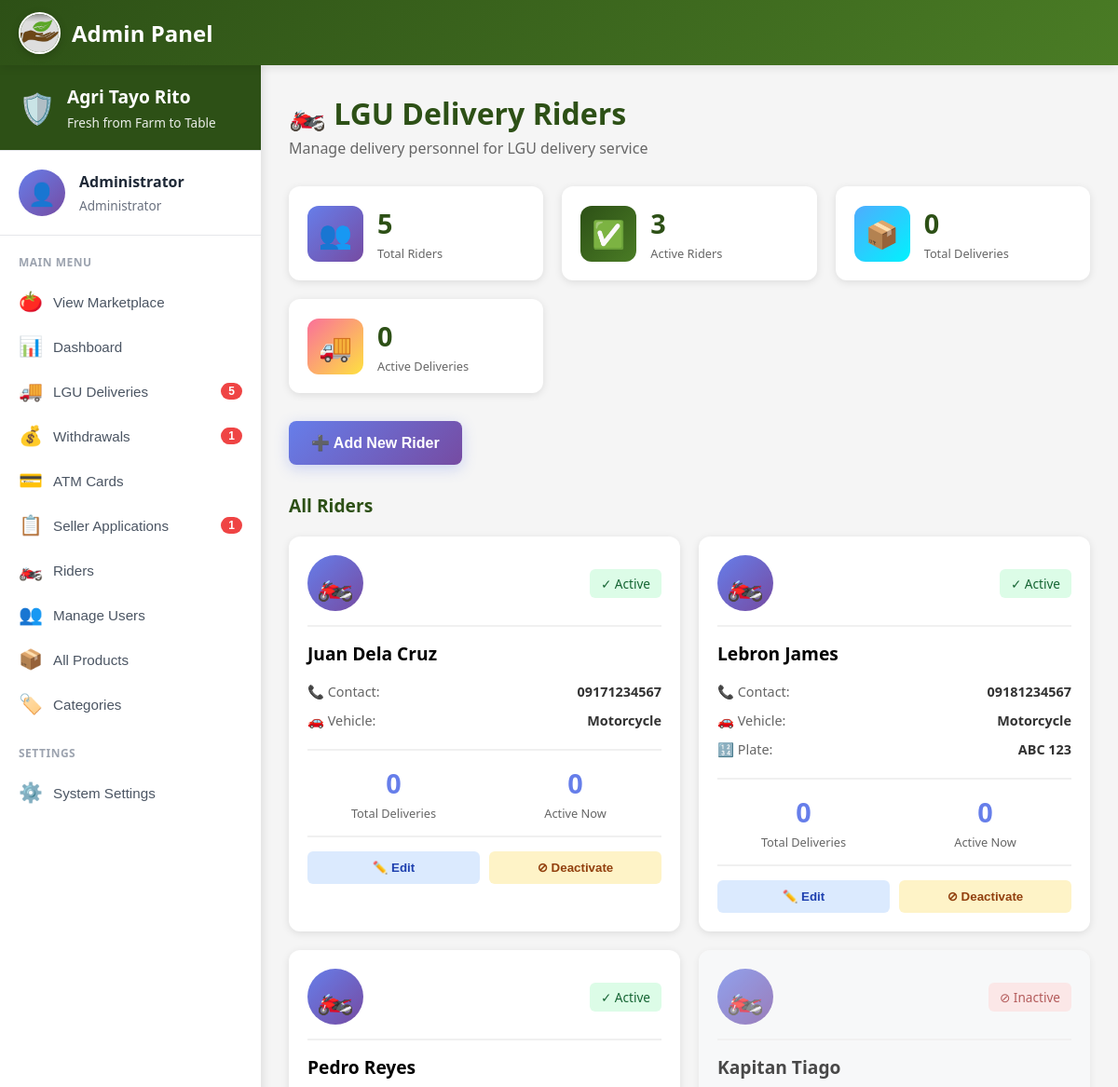
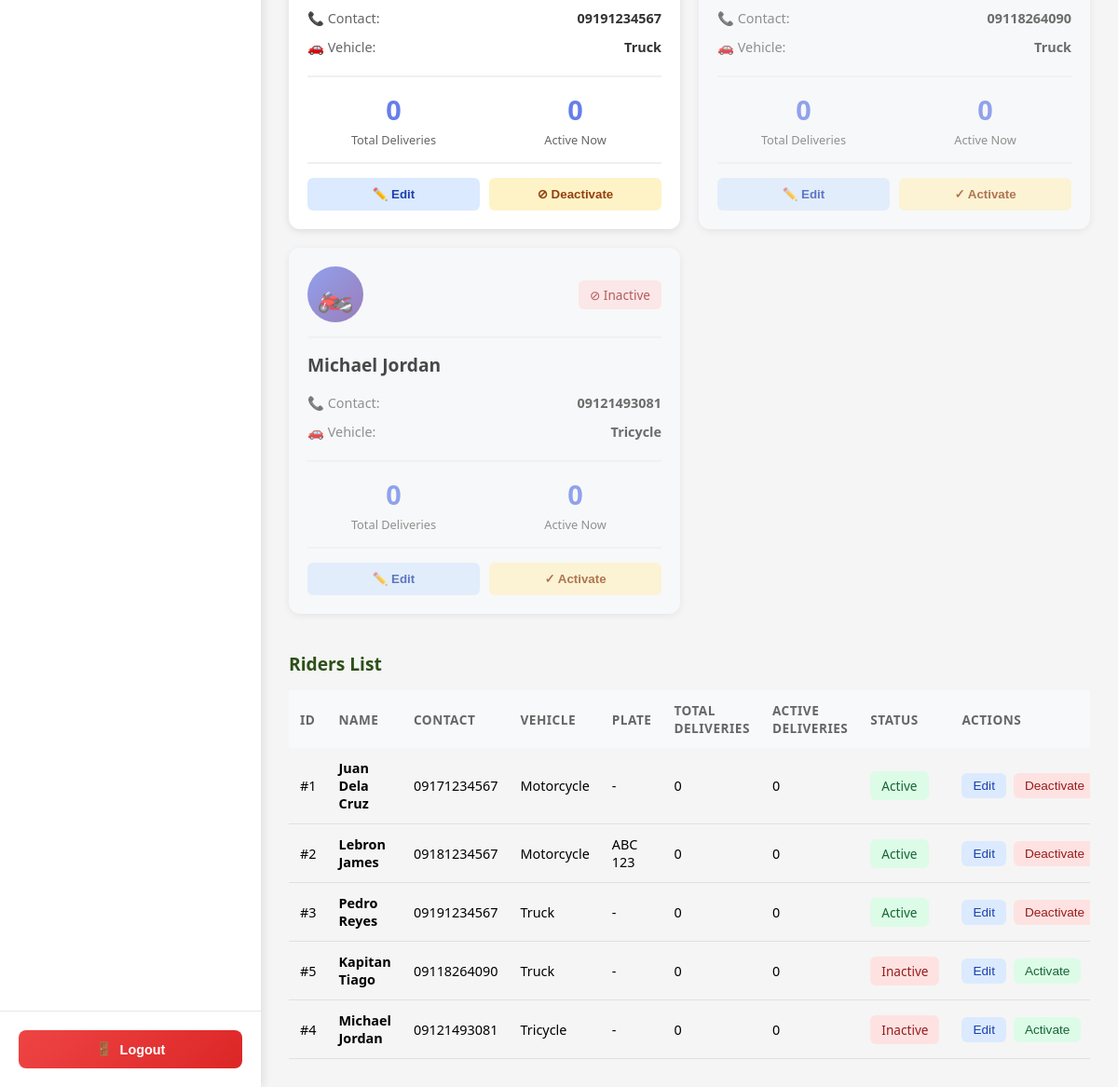
The page /public/profile/admin/riders (signed in) on the database its author committed (2 pictures, top to bottom).
### tables this page shows
CREATE TABLE `delivery_riders` (
  `riderID` int(11) NOT NULL,
  `rider_name` varchar(200) NOT NULL,
  `contact_number` varchar(20) NOT NULL,
  `vehicle_type` varchar(50) DEFAULT NULL,
  `vehicle_plate` varchar(20) DEFAULT NULL,
  `is_active` tinyint(1) DEFAULT 1,
  `total_deliveries` int(11) DEFAULT 0,
  `created_at` timestamp NOT NULL DEFAULT current_timestamp(),
  `updated_at` timestamp NOT NULL DEFAULT current_timestamp() ON UPDATE current_timestamp()
);

### app/views/profile/admin/riders.php (the view, shortened to what this page needs)
<?php
$db = new Database();
$conn = $db->connect();
$query = "SELECT * FROM delivery_riders ORDER BY is_active DESC, rider_name ASC";
$stmt = $conn->query($query);
$allRiders = $stmt->fetchAll(PDO::FETCH_ASSOC);
$activeRiders = count(array_filter($allRiders, fn($r) => $r['is_active'] == 1));
$totalDeliveries = array_sum(array_column($allRiders, 'total_deliveries'));
$assignedQuery = "SELECT dr.riderID, COUNT(o.orderID) as active_deliveries
                  FROM delivery_riders dr
                  LEFT JOIN orders o ON dr.riderID = o.assigned_rider_id
                    AND o.lgu_delivery_status IN ('picked_up', 'in_transit')
                  GROUP BY dr.riderID";
$assignedStmt = $conn->query($assignedQuery);
$assignments = [];
while ($row = $assignedStmt->fetch(PDO::FETCH_ASSOC)) {
    $assignments[$row['riderID']] = $row['active_deliveries'];
}
?>
<!DOCTYPE html>
<html lang="en">
<head>
    <link rel="stylesheet" href="<?php echo BASE_URL; ?>css/responsive.css">
    <link rel="stylesheet" href="<?php echo BASE_URL; ?>css/admin/dashboard.css">
</head>
<body>
    <?php
    require_once __DIR__ . '/admin-nav.php';
    ?>
    <main class="main-content">
        <div class="page-header">
            <h1 class="page-title">🏍️ LGU Delivery Riders</h1>
            <p class="page-subtitle">Manage delivery personnel for LGU delivery service</p>
        </div>
        <section class="stats-section">
            <div class="stat-card">
                <div class="stat-icon" style="background: linear-gradient(135deg, #667eea 0%, #764ba2 100%);">👥</div>
                <div class="stat-info">
                    <h3 class="stat-value"><?php echo count($allRiders); ?></h3>
                    <p class="stat-label">Total Riders</p>
                </div>
            </div>
            <div class="stat-card">
                <div class="stat-icon" style="background: linear-gradient(135deg, #2d5016 0%, #4a7c25 100%);">✅</div>
                <div class="stat-info">
                    <h3 class="stat-value"><?php echo $activeRiders; ?></h3>
                    <p class="stat-label">Active Riders</p>
                </div>
            </div>
            <div class="stat-card">
                <div class="stat-icon" style="background: linear-gradient(135deg, #4facfe 0%, #00f2fe 100%);">📦</div>
                <div class="stat-info">
                    <h3 class="stat-value"><?php echo number_format($totalDeliveries); ?></h3>
                    <p class="stat-label">Total Deliveries</p>
                </div>
            </div>
            <div class="stat-card">
                <div class="stat-icon" style="background: linear-gradient(135deg, #fa709a 0%, #fee140 100%);">🚚</div>
                <div class="stat-info">
                    <h3 class="stat-value"><?php echo array_sum($assignments); ?></h3>
                    <p class="stat-label">Active Deliveries</p>
                </div>
            </div>
        </section>
        <section class="action-section">
            <button onclick="showAddModal()" class="btn-add-rider">
                ➕ Add New Rider
            </button>
        </section>
        <section class="riders-section">
            <div class="section-header">
                <h2 class="section-title">All Riders</h2>
            </div>
            <div class="riders-grid">
                <?php foreach ($allRiders as $rider): ?>
                <div class="rider-card <?php echo $rider['is_active'] ? '' : 'inactive'; ?>">
                    <div class="rider-header">
                        <div class="rider-avatar">🏍️</div>
                        <div class="rider-status">
                            <?php if ($rider['is_active']): ?>
                                <span class="status-badge active">✓ Active</span>
                            <?php else: ?>
                                <span class="status-badge inactive">⊘ Inactive</span>
                            <?php endif; ?>
                        </div>
                    </div>
                    <div class="rider-info">
                        <h3><?php echo htmlspecialchars($rider['rider_name']); ?></h3>
                        <div class="info-row">
                            <span class="label">📞 Contact:</span>
                            <span class="value"><?php echo htmlspecialchars($rider['contact_number']); ?></span>
                        </div>
                        <div class="info-row">
                            <span class="label">🚗 Vehicle:</span>
                            <span class="value"><?php echo htmlspecialchars($rider['vehicle_type']); ?></span>
                        </div>
                        <?php if ($rider['vehicle_plate']): ?>
                        <div class="info-row">
                            <span class="label">🔢 Plate:</span>
                            <span class="value"><?php echo htmlspecialchars($rider['vehicle_plate']); ?></span>
                        </div>
                        <?php endif; ?>
                    </div>
                    <div class="rider-stats">
                        <div class="stat-item">
                            <span class="stat-number"><?php echo $rider['total_deliveries']; ?></span>
                            <span class="stat-label">Total Deliveries</span>
                        </div>
                        <div class="stat-item">
                            <span class="stat-number"><?php echo $assignments[$rider['riderID']] ?? 0; ?></span>
                            <span class="stat-label">Active Now</span>
                        </div>
                    </div>
                    <div class="rider-actions">
                        <button onclick="showEditModal(<?php echo htmlspecialchars(json_encode($rider)); ?>)"
                                class="btn-edit">✏️ Edit</button>
                        <button onclick="toggleRiderStatus(<?php echo $rider['riderID']; ?>, <?php echo $rider['is_active']; ?>, '<?php echo htmlspecialchars($rider['rider_name']); ?>')"
                                class="btn-toggle">
                            <?php echo $rider['is_active'] ? '⊘ Deactivate' : '✓ Activate'; ?>
                        </button>
                    </div>
                </div>
                <?php endforeach; ?>
            </div>
        </section>
        <section class="table-section">
            <div class="section-header">
                <h2 class="section-title">Riders List</h2>
            </div>
            <div class="table-container">
                <table class="data-table">
                    <thead>
                        <tr>
                            <th>ID</th>
                            <th>Name</th>
                            <th>Contact</th>
                            <th>Vehicle</th>
                            <th>Plate</th>
                            <th>Total Deliveries</th>
                            <th>Active Deliveries</th>
                            <th>Status</th>
                            <th>Actions</th>
                        </tr>
                    </thead>
                    <tbody>
                        <?php foreach ($allRiders as $rider): ?>
                        <tr>
                            <td>#<?php echo $rider['riderID']; ?></td>
                            <td><strong><?php echo htmlspecialchars($rider['rider_name']); ?></strong></td>
                            <td><?php echo htmlspecialchars($rider['contact_number']); ?></td>
                            <td><?php echo htmlspecialchars($rider['vehicle_type']); ?></td>
                            <td><?php echo $rider['vehicle_plate'] ? htmlspecialchars($rider['vehicle_plate']) : '-'; ?></td>
                            <td><?php echo $rider['total_deliveries']; ?></td>
                            <td><?php echo $assignments[$rider['riderID']] ?? 0; ?></td>
                            <td>
                                <?php if ($rider['is_active']): ?>
                                    <span class="status-badge active">Active</span>
                                <?php else: ?>
                                    <span class="status-badge inactive">Inactive</span>
                                <?php endif; ?>
                            </td>
                            <td>
                                <div class="table-actions">
                                    <button onclick="showEditModal(<?php echo htmlspecialchars(json_encode($rider)); ?>)"
                                            class="btn-action btn-edit-sm">Edit</button>
                                    <button onclick="toggleRiderStatus(<?php echo $rider['riderID']; ?>, <?php echo $rider['is_active']; ?>, '<?php echo htmlspecialchars($rider['rider_name']); ?>')"
                                            class="btn-action <?php echo $rider['is_active'] ? 'btn-deactivate-sm' : 'btn-activate-sm'; ?>">
                                        <?php echo $rider['is_active'] ? 'Deactivate' : 'Activate'; ?>
                                    </button>
                                </div>
                            </td>
                        </tr>
                        <?php endforeach; ?>
                    </tbody>
                </table>
            </div>
        </section>
    </main>
</body>
</html>

### public/css/admin/dashboard.css (style rules this page uses)
* { margin: 0; padding: 0; box-sizing: border-box; }
body { font-family: 'Segoe UI', Tahoma, Geneva, Verdana, sans-serif; background: #f5f5f5; }
.main-content { margin-top: 75px; padding: 30px; max-width: 1400px; margin-left: auto; margin-right: auto; }
.page-header { margin-bottom: 30px; }
.page-title { font-size: 2rem; color: #2d5016; margin-bottom: 5px; font-weight: 700; }
.page-subtitle { font-size: 1rem; color: #666; }
.stats-section { display: grid; grid-template-columns: repeat(auto-fit, minmax(250px, 1fr)); gap: 20px; margin-bottom: 30px; }
.stat-card { background: white; border-radius: 12px; padding: 20px; display: flex; align-items: center; gap: 15px; box-shadow: 0 2px 8px rgba(0, 0, 0, 0.1); transition: all 0.3s; }
.stat-icon { width: 60px; height: 60px; border-radius: 12px; display: flex; align-items: center; justify-content: center; font-size: 1.8rem; color: white; }
.stat-info { flex: 1; }
.stat-value { font-size: 1.8rem; color: #2d5016; font-weight: 700; margin-bottom: 3px; }
.stat-label { font-size: 0.85rem; color: #666; }
.section-header { display: flex; justify-content: space-between; align-items: center; margin-bottom: 15px; }
.section-title { font-size: 1.2rem; color: #2d5016; font-weight: 700; }
.table-container { overflow-x: auto; }
.data-table { width: 100%; border-collapse: collapse; }
.data-table thead { background: #f8f9fa; }
.data-table th { padding: 12px; text-align: left; font-size: 0.85rem; color: #666; font-weight: 600; text-transform: uppercase; letter-spacing: 0.5px; }
.data-table td { padding: 12px; border-bottom: 1px solid #e0e0e0; font-size: 0.9rem; }
.status-badge { padding: 4px 10px; border-radius: 12px; font-size: 0.75rem; font-weight: 600; display: inline-block; }

### app/views/profile/admin/admin-nav.php (style rules this page uses)
.main-content { margin-left: 280px; margin-top: 70px; padding: 30px; min-height: calc(100vh - 70px); }

### app/views/profile/admin/riders.php (style rules this page uses)
.action-section { margin-bottom: 30px; }
.btn-add-rider { padding: 14px 24px; background: linear-gradient(135deg, #667eea 0%, #764ba2 100%); color: white; border: none; border-radius: 8px; cursor: pointer; font-weight: 600; font-size: 1rem; box-shadow: 0 4px 15px rgba(102, 126, 234, 0.3); transition: all 0.3s; }
.riders-grid { display: grid; grid-template-columns: repeat(auto-fill, minmax(320px, 1fr)); gap: 20px; margin: 20px 0 40px 0; }
.rider-card { background: white; border-radius: 12px; padding: 20px; box-shadow: 0 2px 8px rgba(0,0,0,0.1); transition: all 0.3s; }
.rider-card.inactive { opacity: 0.7; background: #f9fafb; }
.rider-header { display: flex; justify-content: space-between; align-items: center; margin-bottom: 15px; padding-bottom: 15px; border-bottom: 2px solid #f0f0f0; }
.rider-avatar { width: 60px; height: 60px; background: linear-gradient(135deg, #667eea 0%, #764ba2 100%); border-radius: 50%; display: flex; align-items: center; justify-content: center; font-size: 2rem; }
.status-badge { padding: 6px 12px; border-radius: 6px; font-size: 0.85rem; font-weight: 500; }
.status-badge.active { background: #dcfce7; color: #166534; }
.status-badge.inactive { background: #fee2e2; color: #991b1b; }
.rider-info h3 { margin: 0 0 12px 0; font-size: 1.2rem; }
.info-row { display: flex; justify-content: space-between; padding: 6px 0; font-size: 0.9rem; }
.info-row .label { color: #666; font-weight: 500; }
.info-row .value { color: #333; font-weight: 600; }
.rider-stats { display: grid; grid-template-columns: 1fr 1fr; gap: 10px; margin: 15px 0; padding: 15px 0; border-top: 2px solid #f0f0f0; border-bottom: 2px solid #f0f0f0; }
.stat-item { text-align: center; }
.stat-number { display: block; font-size: 1.8rem; font-weight: bold; color: #667eea; }
.stat-label { display: block; font-size: 0.8rem; color: #666; margin-top: 4px; }
.rider-actions { display: flex; gap: 10px; margin-top: 15px; }
.btn-edit { flex: 1; padding: 10px; background: #dbeafe; color: #1e40af; border: none; border-radius: 6px; cursor: pointer; font-weight: 600; }
.btn-toggle { flex: 1; padding: 10px; background: #fef3c7; color: #92400e; border: none; border-radius: 6px; cursor: pointer; font-weight: 600; }
.table-actions { display: flex; gap: 8px; }
.btn-action { padding: 6px 12px; border: none; border-radius: 6px; cursor: pointer; font-size: 0.85rem; font-weight: 500; }
.btn-edit-sm { background: #dbeafe; color: #1e40af; }
.btn-deactivate-sm { background: #fee2e2; color: #991b1b; }
.btn-activate-sm { background: #dcfce7; color: #166534; }

### rows shown on the page
delivery_riders: is_active "✓ Active", rider_name "Juan Dela Cruz", contact_number "09171234567", vehicle_type "Motorcycle", total_deliveries "0", riderID "0", riderID "1"
delivery_riders: is_active "✓ Active", rider_name "Lebron James", contact_number "09181234567", vehicle_type "Motorcycle", vehicle_plate "ABC 123", total_deliveries "0", riderID "0", riderID "2"
delivery_riders: is_active "✓ Active", rider_name "Pedro Reyes", contact_number "09191234567", vehicle_type "Truck", total_deliveries "0", riderID "0", riderID "3"
delivery_riders: is_active "⊘ Inactive", rider_name "Kapitan Tiago", contact_number "09118264090", vehicle_type "Truck", total_deliveries "0", riderID "0", riderID "5"
delivery_riders: is_active "⊘ Inactive", rider_name "Michael Jordan", contact_number "09121493081", vehicle_type "Tricycle", total_deliveries "0", riderID "0", riderID "4"

### other values the page prints
$_SESSION['username'] "Administrator"
$pending_pickups "5"
$pending_withdrawals "1"
$pending_applications "1"
count($allRiders) "5"
$activeRiders "3"
$totalDeliveries "0"
array_sum($assignments) "0"
